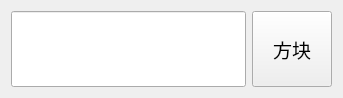
<?xml version="1.0" encoding="UTF-8"?>
<ui version="4.0">
 <class>colorOptionBlock</class>
 <widget class="QWidget" name="colorOptionBlock">
  <property name="geometry">
   <rect>
    <x>0</x>
    <y>0</y>
    <width>343</width>
    <height>98</height>
   </rect>
  </property>
  <property name="windowTitle">
   <string>Form</string>
  </property>
  <layout class="QHBoxLayout" name="horizontalLayout">
   <item>
    <widget class="QLineEdit" name="colorLineEdit">
     <property name="sizePolicy">
      <sizepolicy hsizetype="Expanding" vsizetype="Preferred">
       <horstretch>0</horstretch>
       <verstretch>0</verstretch>
      </sizepolicy>
     </property>
     <property name="font">
      <font>
       <family>Agency FB</family>
       <pointsize>20</pointsize>
      </font>
     </property>
    </widget>
   </item>
   <item>
    <widget class="QPushButton" name="selectColorBtn">
     <property name="sizePolicy">
      <sizepolicy hsizetype="Minimum" vsizetype="Preferred">
       <horstretch>0</horstretch>
       <verstretch>0</verstretch>
      </sizepolicy>
     </property>
     <property name="font">
      <font>
       <family>等线</family>
       <pointsize>14</pointsize>
      </font>
     </property>
     <property name="text">
      <string>方块</string>
     </property>
    </widget>
   </item>
  </layout>
 </widget>
 <resources/>
 <connections/>
</ui>
